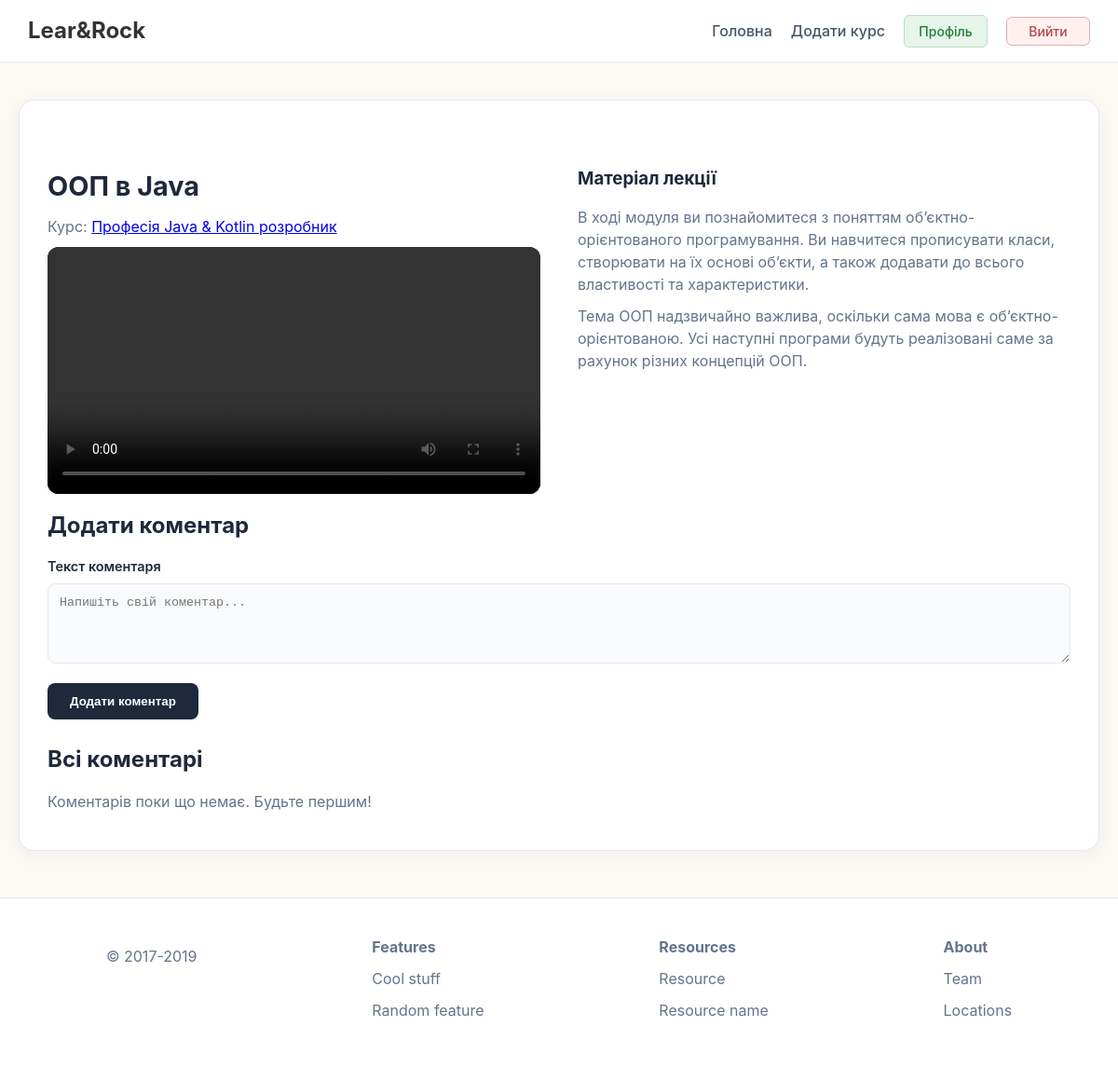
Page /course/java_kotlin/lesson/oop_java/ (signed in) on the committed database.
### courses/models.py (models this page shows, shortened)
class Lesson(models.Model):
    course = models.ForeignKey(Course, on_delete=models.CASCADE, related_name='lessons')
    title = models.CharField(max_length=200)
    slug = models.SlugField()
    video_url = models.URLField(blank=True)
    text = models.TextField(blank=True)
    order = models.PositiveIntegerField(default=0)
    class Meta:
        ordering = ['order']
        unique_together = ('course', 'slug')

class Course(models.Model):
    title = models.CharField(max_length=200, verbose_name="Назва курсу")
    slug = models.SlugField(unique=True, verbose_name="URL адреса")
    description = models.TextField(verbose_name="Опис курсу", blank=True)
    image = models.ImageField(upload_to='courses/', blank=True, null=True, verbose_name="Зображення курсу")
    def get_absolute_url(self):
        return reverse('course_detail', kwargs={'slug': self.slug})

### courses/views.py (the view, shortened to what this page needs)
# urls.py: path('course/<slug:slug>/lesson/<slug:lesson_slug>/', views.LessonDetailPage.as_view(), name='lesson_detail'),
class LessonDetailPage(LoginRequiredMixin, DetailView):
    model = Lesson
    template_name = 'courses/lesson_detail.html'
    context_object_name = 'lesson'
    def get_object(self, queryset=None):
        return get_object_or_404(
            Lesson,
            slug=self.kwargs['lesson_slug'],
            course__slug=self.kwargs['slug']
        )
    def get_context_data(self, **kwargs):
        context = super().get_context_data(**kwargs)
        context['comments'] = self.object.comments.select_related('user').all()
        context['form'] = CommentForm(initial={'user': self.request.user, 'lesson': self.object})
        return context

### courses/forms.py
class CommentForm(forms.ModelForm):
    class Meta:
        model = Comment
        fields = ['user', 'lesson', 'text']
        widgets = {
            'user': forms.HiddenInput(),
            'lesson': forms.HiddenInput(),
            'text': forms.Textarea(attrs={
                'rows': 4,
                'placeholder': 'Напишіть свій коментар...',
                'class': 'comment-textarea',
            }),
        }

### courses/templates/courses/lesson_detail.html (shortened to what this page needs)
{% extends "courses/base.html" %}
{% load static %}
{% block content %}
<div class="card">
    <div class="page-grid">
        <div>
            <header class="lesson-header">
                <h1>{{ lesson.title }}</h1>
                <p>Курс: <a href="{{ lesson.course.get_absolute_url }}">{{ lesson.course.title }}</a></p>
            </header>
            {% if lesson.video_url %}
            <section class="lesson-video">
                <video controls src="{{ lesson.video_url }}"></video>
            </section>
            {% endif %}
        </div>
        <section class="lesson-body">
            <h3>Матеріал лекції</h3>
            <p>{{ lesson.text|linebreaks }}</p>
        </section>
    </div>
    <section class="comment-section">
        <h2 class="section-heading">Додати коментар</h2>
        {% if user.is_authenticated %}
        <form method="post" class="comment-form" novalidate>
            <div class="field-group">
                <label for="{{ form.text.id_for_label }}">{{ form.text.label }}</label>
                {{ form.text }}
            </div>
            <button type="submit" class="btn-submit">Додати коментар</button>
        </form>
        {% else %}
        <p class="login-notice">
            <a href="{% url 'login' %}?next={{ request.path }}">Увійти</a>, щоб залишити коментар.
        </p>
        {% endif %}
        <h2 class="section-heading comments-list-heading">Всі коментарі</h2>
        {% if comments %}
        <ul class="comment-list">
            {% for comment in comments %}
            <li class="comment-card">
                <p class="comment-text"> {{ comment.text }}</p>
                <span class="comment-author">Автор: {{ comment.user.username }}</span>
                <time class="comment-date" datetime="{{ comment.created_at|date:'c' }}">
                    {{ comment.created_at|date:"M j, Y · H:i" }}
                </time>
            </li>
            {% endfor %}
        </ul>
        {% else %}
        <p class="no-comments">Коментарів поки що немає. Будьте першим!</p>
        {% endif %}
    </section>
</div>
{% endblock %}

### courses/static/courses/css/style.css (style rules this page uses)
:root { --bg-main: #fcf9f5; --bg-nav: #ffffff; --bg-card: #ffffff; --text-primary: #1e293b; --text-muted: #64748b; --accent: #2563eb; --accent-hover: #1d4ed8; --border-color: #e2e8f0; --error-color: #ef4444; --shadow-sm: 0 1px 3px rgba(0,0,0,0.05); --shadow-md: 0 4px 20px rgba(15, 23, 42, 0.05); }
* { box-sizing: border-box; margin: 0; padding: 0; }
body { font-family: 'Inter', -apple-system, sans-serif; background-color: var(--bg-main); color: var(--text-primary); line-height: 1.5; display: flex; flex-direction: column; min-height: 100vh; }
.btn-custom, .btn-submit, .btn, .btn-view { background-color: var(--text-primary); color: #fff; border: none; padding: 12px 24px; border-radius: 8px; cursor: pointer; font-weight: 600; transition: background 0.2s; text-decoration: none; display: inline-block; text-align: center; margin-top: 15px; margin-bottom: 15px; }
.card, .course-container { background: var(--bg-card); border: 1px solid var(--border-color); border-radius: 16px; padding: 30px; box-shadow: var(--shadow-md); margin-bottom: 10px; }
h1 { font-size: 1.8rem; margin-bottom: 10px; margin-top: 10px; }
h2 { margin-bottom: 15px; margin-top: 10px; }
h3 { margin-bottom: 15px; margin-top: 10px; }
p { color: var(--text-muted); margin-bottom: 10px; margin-top: 10px; }
label { display: block; font-weight: 600; font-size: 0.9rem; margin-bottom: 8px; }
input[type="text"], input[type="file"], textarea, select { width: 100%; padding: 12px; border: 1px solid var(--border-color); border-radius: 8px; background-color: #f8fafc; transition: all 0.2s; }
.page-grid { display: grid; grid-template-columns: 1fr 1fr; gap: 40px; margin-top: 30px; }
.lesson-video video { width: 100%; border-radius: 12px; background: #000; }

### rows in the picture
Lesson: title "ООП в Java", course "Професія Java & Kotlin розробник", text "В ході модуля ви познайомитеся з поняттям об’єктно-орієнтованого програмування. Ви навчитеся прописувати класи, створювати на їх основі об’єкти, а також додавати до всього властивості та характеристики. Тема ООП надзвичайно важлива, оскільки сама мова є об’єктно-орієнтованою. Усі наступні програми будуть реалізовані саме за рахунок різних концепцій ООП."
